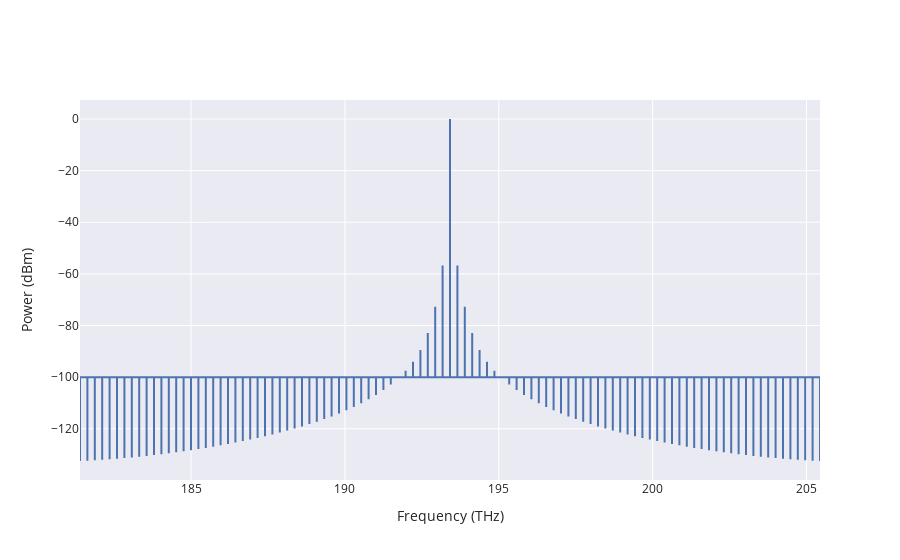

Notebook code for this chart:
### Code cell
ind=738
solverp1.PlotCombSpectra(ind).show()

### Figure 1 — Plotly figure (JSON) as saved in the notebook; plotly's stock layout.template omitted (floating-point values rounded to 4 significant figures; data arrays with more than 128 entries replaced by an {"elided": "..."} marker saying what was removed)
{"data": [{"name": "Waveguide", "type": "scatter", "uid": "425b3817-0a35-4959-b43e-77f849cf7aaa", "x": {"elided": "303 float values"}, "y": {"elided": "303 float values"}}], "layout": {"xaxis": {"title": {"text": "Frequency (THz)"}}, "yaxis": {"title": {"text": "Power (dBm)"}}}}
